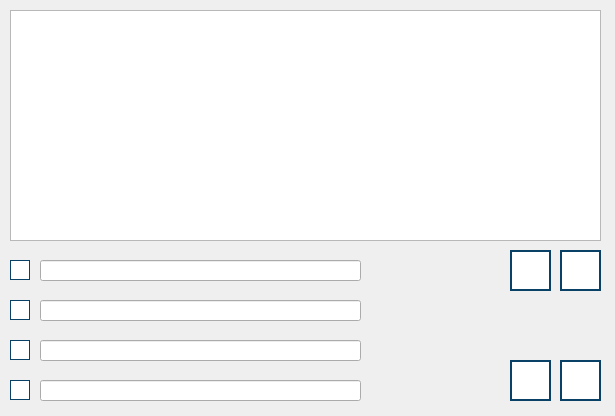
<?xml version="1.0" encoding="UTF-8"?>
<ui version="4.0">
 <class>ViewResultTestWindow</class>
 <widget class="QDialog" name="ViewResultTestWindow">
  <property name="geometry">
   <rect>
    <x>0</x>
    <y>0</y>
    <width>615</width>
    <height>416</height>
   </rect>
  </property>
  <property name="windowTitle">
   <string>Просмотр результата пройденного теста - RayTracing</string>
  </property>
  <widget class="QPushButton" name="button_next_question">
   <property name="geometry">
    <rect>
     <x>560</x>
     <y>250</y>
     <width>41</width>
     <height>41</height>
    </rect>
   </property>
   <property name="toolTip">
    <string>К следующему вопросу</string>
   </property>
   <property name="styleSheet">
    <string notr="true">QPushButton {
    background-color: rgb(255, 255, 255);
    border: 2px solid #094065;
}

QPushButton:pressed {
    background-color:  rgb(118, 118, 118);
}
</string>
   </property>
   <property name="text">
    <string/>
   </property>
   <property name="icon">
    <iconset>
     <normaloff>images/next-page.png</normaloff>images/next-page.png</iconset>
   </property>
   <property name="iconSize">
    <size>
     <width>36</width>
     <height>36</height>
    </size>
   </property>
  </widget>
  <widget class="QPushButton" name="button_prev_question">
   <property name="geometry">
    <rect>
     <x>510</x>
     <y>250</y>
     <width>41</width>
     <height>41</height>
    </rect>
   </property>
   <property name="toolTip">
    <string>К предыдущему вопросу</string>
   </property>
   <property name="styleSheet">
    <string notr="true">QPushButton {
    background-color: rgb(255, 255, 255);
    border: 2px solid #094065;
}

QPushButton:pressed {
    background-color:  rgb(118, 118, 118);
}
</string>
   </property>
   <property name="text">
    <string/>
   </property>
   <property name="icon">
    <iconset>
     <normaloff>images/prev-page.png</normaloff>images/prev-page.png</iconset>
   </property>
   <property name="iconSize">
    <size>
     <width>36</width>
     <height>36</height>
    </size>
   </property>
  </widget>
  <widget class="QTextBrowser" name="text_question">
   <property name="geometry">
    <rect>
     <x>10</x>
     <y>10</y>
     <width>591</width>
     <height>231</height>
    </rect>
   </property>
   <property name="font">
    <font>
     <pointsize>9</pointsize>
    </font>
   </property>
   <property name="html">
    <string>&lt;!DOCTYPE HTML PUBLIC &quot;-//W3C//DTD HTML 4.0//EN&quot; &quot;http://www.w3.org/TR/REC-html40/strict.dtd&quot;&gt;
&lt;html&gt;&lt;head&gt;&lt;meta name=&quot;qrichtext&quot; content=&quot;1&quot; /&gt;&lt;style type=&quot;text/css&quot;&gt;
p, li { white-space: pre-wrap; }
&lt;/style&gt;&lt;/head&gt;&lt;body style=&quot; font-family:'MS Shell Dlg 2'; font-size:9pt; font-weight:400; font-style:normal;&quot;&gt;
&lt;p style=&quot;-qt-paragraph-type:empty; margin-top:0px; margin-bottom:0px; margin-left:0px; margin-right:0px; -qt-block-indent:0; text-indent:0px;&quot;&gt;&lt;br /&gt;&lt;/p&gt;&lt;/body&gt;&lt;/html&gt;</string>
   </property>
  </widget>
  <widget class="QPushButton" name="button_exit">
   <property name="geometry">
    <rect>
     <x>560</x>
     <y>360</y>
     <width>41</width>
     <height>41</height>
    </rect>
   </property>
   <property name="toolTip">
    <string>Выйти из режима просмотра результата теста</string>
   </property>
   <property name="styleSheet">
    <string notr="true">QPushButton {
    background-color: rgb(255, 255, 255);
    border: 2px solid #094065;
}

QPushButton:pressed {
    background-color:  rgb(118, 118, 118);
}
</string>
   </property>
   <property name="text">
    <string/>
   </property>
   <property name="icon">
    <iconset>
     <normaloff>images/exit-button.png</normaloff>images/exit-button.png</iconset>
   </property>
   <property name="iconSize">
    <size>
     <width>32</width>
     <height>32</height>
    </size>
   </property>
  </widget>
  <widget class="QPushButton" name="button_help">
   <property name="geometry">
    <rect>
     <x>510</x>
     <y>360</y>
     <width>41</width>
     <height>41</height>
    </rect>
   </property>
   <property name="toolTip">
    <string>Получить справку</string>
   </property>
   <property name="styleSheet">
    <string notr="true">QPushButton {
    background-color: rgb(255, 255, 255);
    border: 2px solid #094065;
}

QPushButton:pressed {
    background-color:  rgb(118, 118, 118);
}
</string>
   </property>
   <property name="text">
    <string/>
   </property>
   <property name="icon">
    <iconset>
     <normaloff>images/help-button.png</normaloff>images/help-button.png</iconset>
   </property>
   <property name="iconSize">
    <size>
     <width>36</width>
     <height>36</height>
    </size>
   </property>
  </widget>
  <widget class="QLineEdit" name="text_first_answer">
   <property name="geometry">
    <rect>
     <x>40</x>
     <y>260</y>
     <width>321</width>
     <height>21</height>
    </rect>
   </property>
   <property name="font">
    <font>
     <pointsize>8</pointsize>
    </font>
   </property>
  </widget>
  <widget class="QLineEdit" name="text_second_answer">
   <property name="geometry">
    <rect>
     <x>40</x>
     <y>300</y>
     <width>321</width>
     <height>21</height>
    </rect>
   </property>
   <property name="font">
    <font>
     <pointsize>8</pointsize>
    </font>
   </property>
  </widget>
  <widget class="QLineEdit" name="text_third_answer">
   <property name="geometry">
    <rect>
     <x>40</x>
     <y>340</y>
     <width>321</width>
     <height>21</height>
    </rect>
   </property>
   <property name="font">
    <font>
     <pointsize>8</pointsize>
    </font>
   </property>
  </widget>
  <widget class="QLineEdit" name="text_fourth_answer">
   <property name="geometry">
    <rect>
     <x>40</x>
     <y>380</y>
     <width>321</width>
     <height>21</height>
    </rect>
   </property>
   <property name="font">
    <font>
     <pointsize>8</pointsize>
    </font>
   </property>
  </widget>
  <widget class="QPushButton" name="first_answer">
   <property name="geometry">
    <rect>
     <x>10</x>
     <y>260</y>
     <width>20</width>
     <height>20</height>
    </rect>
   </property>
   <property name="styleSheet">
    <string notr="true">QPushButton {
    background-color: rgb(255, 255, 255);
    border: 1px solid #094065;
}

QPushButton:pressed {
    background-color:  rgb(118, 118, 118);
}
</string>
   </property>
   <property name="text">
    <string/>
   </property>
  </widget>
  <widget class="QPushButton" name="second_answer">
   <property name="geometry">
    <rect>
     <x>10</x>
     <y>300</y>
     <width>20</width>
     <height>20</height>
    </rect>
   </property>
   <property name="styleSheet">
    <string notr="true">QPushButton {
    background-color: rgb(255, 255, 255);
    border: 1px solid #094065;
}

QPushButton:pressed {
    background-color:  rgb(118, 118, 118);
}
</string>
   </property>
   <property name="text">
    <string/>
   </property>
  </widget>
  <widget class="QPushButton" name="third_answer">
   <property name="geometry">
    <rect>
     <x>10</x>
     <y>340</y>
     <width>20</width>
     <height>20</height>
    </rect>
   </property>
   <property name="styleSheet">
    <string notr="true">QPushButton {
    background-color: rgb(255, 255, 255);
    border: 1px solid #094065;
}

QPushButton:pressed {
    background-color:  rgb(118, 118, 118);
}
</string>
   </property>
   <property name="text">
    <string/>
   </property>
  </widget>
  <widget class="QPushButton" name="fourth_answer">
   <property name="geometry">
    <rect>
     <x>10</x>
     <y>380</y>
     <width>20</width>
     <height>20</height>
    </rect>
   </property>
   <property name="styleSheet">
    <string notr="true">QPushButton {
    background-color: rgb(255, 255, 255);
    border: 1px solid #094065;
}

QPushButton:pressed {
    background-color:  rgb(118, 118, 118);
}
</string>
   </property>
   <property name="text">
    <string/>
   </property>
  </widget>
 </widget>
 <resources/>
 <connections/>
</ui>
